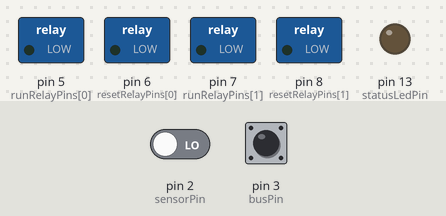
A sketch run on a simulated Arduino Uno, built with avr-gcc and run on an emulated ATmega328P. On the bench: switched loads named in the sketch (green lamp = pin HIGH), output pins drawn as LEDs (lit = HIGH). The inputs (shaded band) are chosen by the test bench; at power-on: pin 3 (busPin) HIGH, pin 2 (sensorPin) LOW. Random numbers use the default seed unless the sketch sets one; what the sketch prints to the serial monitor is not drawn.

Above: at 1.2 s.
1.3 s: pin 3 (busPin) pulled LOW for 0.15 s
At 1.4 s:
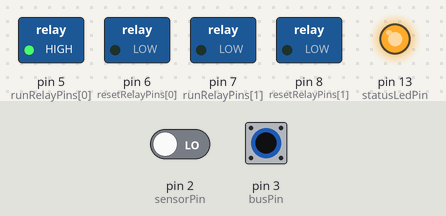
2.9 s: pin 3 (busPin) pulled LOW for 1 s
At 3.6 s:
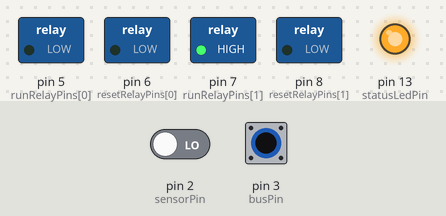
5.4 s: pin 3 (busPin) pulled LOW for 3.2 s
At 10.0 s:
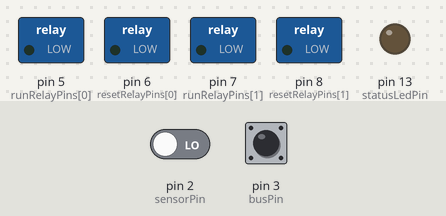
Timing chart, 0 to 11.5 s (numbered marks = the images above; inputs shaded):
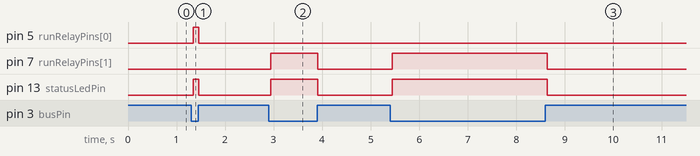

The sketch:

presence_group_controller_2devices_sr602.ino
```cpp
/*
  Becoming Ripples - Presence Group Controller - SR602
  Board / 开发板: Arduino Nano R3 / Uno compatible / 兼容

  ENGLISH
  One controller serves one row of two 190cmBar devices. It reads one
  SR602 PIR OUT pin, shares its local RUN request through an active-low D3 bus,
  and drives RUN and RESET relay contacts for the two local devices. Each RUN
  cycle starts one randomly selected device first, then the other 10s later.

  Bus: LOW means at least one controller requests RUN. HIGH means neither
  controller requests RUN. D3 is never driven HIGH; it is INPUT_PULLUP or
  OUTPUT LOW only.

  Reset is NOT triggered merely because no target is detected. Each device
  must first accumulate runTimeBeforeResetMs of RUN time after its own last
  RESET. When both controllers are idle, this controller waits the row-specific
  resetIdleDelayMs, then sends a reset pulse. The next local device waits
  resetBetweenDevicesMs before its reset pulse.

  If presence returns during a reset pulse, that active pulse finishes first,
  then RUN resumes. Devices left in the queue are reset later, while idle.

  中文
  每块控制器负责一列中的两台 190cmBar 装置。它读取一个 SR602 PIR 的 OUT
  引脚，通过低电平有效的 D3 总线与另一列联动，并用继电器触点控制本列两台
  装置的 RUN 与 RESET。每轮 RUN 会随机选择一台先启动，另一台延迟 10 秒启动。

  总线：D3 为低电平表示至少有一块控制器请求 RUN；高电平表示两边都没有
  请求 RUN。程序绝不会主动把 D3 输出为高电平，只会设为 INPUT_PULLUP 或
  OUTPUT LOW。

  RESET 并不是“检测不到人一段时间后就一定发生”。每台设备都必须先在自己
  上次 RESET 后累计运行到 runTimeBeforeResetMs；两台控制器都进入空闲后，
  本控制器再等待本列的 resetIdleDelayMs，才开始发送 RESET 脉冲。下一台
  本列设备会再等待 resetBetweenDevicesMs 后复位。

  若 RESET 脉冲期间重新检测到目标，当前这一次 RESET 会先完成，随后恢复
  RUN；尚未复位的设备会保留在队列中，等再次空闲时继续。
*/

const int sensorPin = 2;
const int busPin = 3;
const int deviceCount = 2;
const int runRelayPins[deviceCount] = {5, 7};   // EN: Device A/B RUN. 中文：设备 A/B 的 RUN 继电器。
const int resetRelayPins[deviceCount] = {6, 8}; // EN: Device A/B RESET. 中文：设备 A/B 的 RESET 继电器。
const int statusLedPin = 13;                    // EN: ON while RUN is active. 中文：RUN 时亮起。

const char ROW_ID = 'A'; // EN: Set A or B for this controller. 中文：本控制器所在列，填 A 或 B。

const bool SENSOR_ACTIVE_HIGH = true; // EN: SR602 OUT is HIGH on motion. 中文：SR602 检测到人体移动时 OUT 为高。
const bool RELAY_ACTIVE_LOW = false;  // EN: HIGH turns relay on. 中文：高电平吸合继电器。

// Timing values are milliseconds. / 以下时间单位均为毫秒。
const unsigned long sensorWarmupMs = 4000UL;             // EN: Ignore local PIR for 4s after boot. 中文：开机后忽略本机 PIR 输出 4 秒。
const unsigned long presenceDebounceMs = 6500UL;         // EN: PIR must stay HIGH for 6.5s. 中文：PIR 必须连续保持高电平 6.5 秒。
const unsigned long holdTimeMs = 90000UL;                // EN: Local RUN stays on 90s after last target. 中文：最后一次检测后本机 RUN 保持 90 秒。
const unsigned long secondDeviceRunDelayMs = 10000UL;    // EN: Start the second device 10s later. 中文：第二台装置延迟 10 秒启动。
const unsigned long runTimeBeforeResetMs = 1800000UL;    // EN: Each device resets after 30 min accumulated RUN. 中文：每台设备累计 RUN 30 分钟后才进入复位队列。
const unsigned long rowAResetIdleDelayMs = 300000UL;     // EN: Row A waits 5 min after both sides are idle. 中文：两边都空闲后，A 列等待 5 分钟。
const unsigned long rowBResetIdleDelayMs = 600000UL;     // EN: Row B waits 10 min after both sides are idle. 中文：两边都空闲后，B 列等待 10 分钟。
const unsigned long resetPulseMs = 2000UL;               // EN: RESET contact closes for 2s. 中文：RESET 继电器吸合 2 秒。
const unsigned long resetBetweenDevicesMs = 600000UL;    // EN: Wait 10 min between local devices. 中文：本列两台设备的 RESET 相隔 10 分钟。
const unsigned long loopDelayMs = 20UL;                  // EN: Main loop interval. 中文：主循环间隔。


// EN: Uses A or B delay above. 中文：根据 ROW_ID 自动采用 A 或 B 列的空闲等待时间。
const unsigned long resetIdleDelayMs = ROW_ID == 'B' ? rowBResetIdleDelayMs : rowAResetIdleDelayMs;

unsigned long lastLocalPresenceTime = 0;
unsigned long localPresenceStartedTime = 0;
unsigned long lastDeviceRunAccountingTime[deviceCount] = {0, 0};
unsigned long runTimeSinceDeviceReset[deviceCount] = {0, 0};

bool roomRunActive = false;
bool deviceRunActive[deviceCount] = {false, false};
bool previousDeviceRunActive[deviceCount] = {false, false};
bool runSequenceActive = false;
unsigned long runSequenceStartedTime = 0;
int firstRunDeviceIndex = -1;
int secondRunDeviceIndex = -1;
bool hasSeenLocalPresence = false;
bool rawLocalPresenceWasActive = false;
bool sensorWarmupComplete = false;
bool printedPresenceState = false;
bool previousPrintedPresenceState = false;
bool localSensorStateInitialized = false;
bool previousLocalSensorPresence = false;

bool idleResetTimerStarted = false;
unsigned long nextResetAllowedTime = 0;
unsigned long resetPulseStartedTime = 0;
int activeResetDeviceIndex = -1;

bool currentResetDue[deviceCount] = {false, false};
bool nextResetDue[deviceCount] = {false, false};

void printDeviceName(int deviceIndex) {
  Serial.print(F("设备"));
  Serial.print((char)('A' + deviceIndex));
}

void printDueList(const bool dueList[]) {
  bool printedOne = false;

  for (int i = 0; i < deviceCount; i++) {
    if (!dueList[i]) {
      continue;
    }

    if (printedOne) {
      Serial.print(F("、"));
    }
    printDeviceName(i);
    printedOne = true;
  }

  if (!printedOne) {
    Serial.print(F("无"));
  }
}

int updateLocalSensorState(bool sensorReady, bool localPresence) {
  if (!sensorReady) {
    return 0;
  }

  if (!localSensorStateInitialized) {
    previousLocalSensorPresence = localPresence;
    localSensorStateInitialized = true;
    return 0;
  }

  if (localPresence == previousLocalSensorPresence) {
    return 0;
  }

  previousLocalSensorPresence = localPresence;
  return localPresence ? 1 : -1;
}

void printPresenceState(unsigned long now, bool sensorReady,
                        bool presenceActive, bool localRunRequest,
                        bool remoteRunRequest,
                        bool remoteRunRequestWasRead,
                        int localSensorTransition,
                        int runSequenceEvent) {
  if (!sensorReady && !presenceActive) {
    return;
  }

  bool roomStateChanged = !printedPresenceState ||
                          presenceActive != previousPrintedPresenceState;
  if (localSensorTransition == 0 && runSequenceEvent == 0 &&
      !roomStateChanged) {
    return;
  }

  Serial.println();
  Serial.println(F("================================"));
  if (localSensorTransition > 0) {
    Serial.println(F(">>> 本机传感器：检测到人体移动 <<<"));
  } else if (localSensorTransition < 0) {
    Serial.println(F(">>> 本机传感器输出变为 LOW（本次运动脉冲结束） <<<"));
  } else if (runSequenceEvent == 2) {
    Serial.println(F(">>> 第二台装置等待结束，RUN 已启动 <<<"));
  } else if (presenceActive) {
    Serial.println(F(">>> 检测到有人，RUN 已开启 <<<"));
  } else if (printedPresenceState) {
    Serial.println(F(">>> 连续 90 秒没有有效移动：确认无人，RUN 已关闭 <<<"));
  } else {
    Serial.println(F(">>> 初始化完成：当前没有有效移动，RUN 已关闭 <<<"));
  }
  Serial.println(F("================================"));

  if (localSensorTransition > 0) {
    Serial.print(F("RUN 保持计时已开始或重新计时："));
    Serial.print(holdTimeMs / 1000UL);
    Serial.println(F(" 秒"));
  } else if (localSensorTransition < 0) {
    Serial.print(F("本次 D2 HIGH 实际持续："));
    Serial.print(now - localPresenceStartedTime);
    Serial.println(F(" 毫秒"));
    Serial.print(F("RUN 保持中；若无新的有效移动，将在 "));
    Serial.print(holdTimeMs / 1000UL);
    Serial.println(F(" 秒后关闭"));
  }

  if (runSequenceEvent == 1) {
    Serial.print(F("随机启动顺序："));
    printDeviceName(firstRunDeviceIndex);
    Serial.print(F(" 先启动；"));
    printDeviceName(secondRunDeviceIndex);
    Serial.print(F(" 将在 "));
    Serial.print(secondDeviceRunDelayMs / 1000UL);
    Serial.println(F(" 秒后启动"));
  } else if (runSequenceEvent == 2) {
    printDeviceName(secondRunDeviceIndex);
    Serial.println(F(" 的 RUN 继电器现已开启"));
  }

  Serial.print(F("系统时间："));
  Serial.print(now / 1000UL);
  Serial.println(F(" 秒"));

  Serial.print(F("本机 RUN 请求："));
  Serial.println(localRunRequest ? F("开启") : F("关闭"));

  Serial.print(F("另一组 RUN 请求："));
  if (remoteRunRequestWasRead) {
    Serial.println(remoteRunRequest ? F("开启") : F("关闭"));
  } else {
    Serial.println(F("未读取（本机已经请求 RUN）"));
  }

  Serial.print(F("RUN 继电器："));
  for (int i = 0; i < deviceCount; i++) {
    if (i > 0) {
      Serial.print(F("；"));
    }
    printDeviceName(i);
    Serial.print(deviceRunActive[i] ? F(" 开启") : F(" 关闭"));
  }
  Serial.println();

  Serial.print(F("当前 RESET："));
  if (activeResetDeviceIndex >= 0) {
    printDeviceName(activeResetDeviceIndex);
    Serial.println(F(" 正在复位"));
  } else {
    Serial.println(F("无"));
  }

  Serial.print(F("设备累计运行："));
  for (int i = 0; i < deviceCount; i++) {
    if (i > 0) {
      Serial.print(F("；"));
    }
    printDeviceName(i);
    Serial.print(F(" "));
    Serial.print(runTimeSinceDeviceReset[i] / 1000UL);
    Serial.print(F(" 秒"));
  }
  Serial.println();

  Serial.print(F("本轮待复位："));
  printDueList(currentResetDue);
  Serial.println();

  Serial.print(F("下一轮待复位："));
  printDueList(nextResetDue);
  Serial.println();
  Serial.println(F("================================"));

  previousPrintedPresenceState = presenceActive;
  printedPresenceState = true;
}
bool readLocalPresence() {
  int sensorValue = digitalRead(sensorPin);
  return SENSOR_ACTIVE_HIGH ? sensorValue == HIGH : sensorValue == LOW;
}

bool readDebouncedLocalPresence(unsigned long now) {
  bool rawLocalPresence = readLocalPresence();

  if (!rawLocalPresence) {
    rawLocalPresenceWasActive = false;
    return false;
  }

  if (!rawLocalPresenceWasActive) {
    rawLocalPresenceWasActive = true;
    localPresenceStartedTime = now;
  }

  return now - localPresenceStartedTime >= presenceDebounceMs;
}

void releasePresenceBus() {
  pinMode(busPin, INPUT_PULLUP);
}

void assertPresenceBus() {
  digitalWrite(busPin, LOW);
  pinMode(busPin, OUTPUT);
}

bool readRemotePresence() {
  releasePresenceBus();
  delayMicroseconds(50);
  return digitalRead(busPin) == LOW;
}

void setRelay(int pin, bool on) {
  if (RELAY_ACTIVE_LOW) {
    digitalWrite(pin, on ? LOW : HIGH);
  } else {
    digitalWrite(pin, on ? HIGH : LOW);
  }
}

bool timeReached(unsigned long now, unsigned long targetTime) {
  return (long)(now - targetTime) >= 0;
}

bool anyRunRelayActive() {
  for (int i = 0; i < deviceCount; i++) {
    if (deviceRunActive[i]) {
      return true;
    }
  }
  return false;
}

void stopRunSequence() {
  for (int i = 0; i < deviceCount; i++) {
    deviceRunActive[i] = false;
  }
  runSequenceActive = false;
  firstRunDeviceIndex = -1;
  secondRunDeviceIndex = -1;
}

int updateRunSequence(bool allowRun, unsigned long now) {
  if (!allowRun) {
    stopRunSequence();
    return 0;
  }

  if (!runSequenceActive) {
    firstRunDeviceIndex = (int)random(deviceCount);
    secondRunDeviceIndex = (firstRunDeviceIndex + 1) % deviceCount;
    runSequenceStartedTime = now;
    runSequenceActive = true;

    for (int i = 0; i < deviceCount; i++) {
      deviceRunActive[i] = false;
    }
    deviceRunActive[firstRunDeviceIndex] = true;
    return 1;
  }

  if (!deviceRunActive[secondRunDeviceIndex] &&
      now - runSequenceStartedTime >= secondDeviceRunDelayMs) {
    deviceRunActive[secondRunDeviceIndex] = true;
    return 2;
  }

  return 0;
}

void applyRunRelays() {
  for (int i = 0; i < deviceCount; i++) {
    setRelay(runRelayPins[i], deviceRunActive[i]);
  }
}

void setResetRelay(int deviceIndex, bool on) {
  setRelay(resetRelayPins[deviceIndex], on);
}

void setResetRelays(bool on) {
  for (int i = 0; i < deviceCount; i++) {
    setResetRelay(i, on);
  }
}

bool anyDue(const bool dueList[]) {
  for (int i = 0; i < deviceCount; i++) {
    if (dueList[i]) {
      return true;
    }
  }
  return false;
}

bool resetCycleActive() {
  return activeResetDeviceIndex >= 0 || anyDue(currentResetDue);
}

int nextDueDeviceIndex() {
  for (int i = 0; i < deviceCount; i++) {
    if (currentResetDue[i]) {
      return i;
    }
  }
  return -1;
}

void promoteNextDueToCurrent() {
  for (int i = 0; i < deviceCount; i++) {
    currentResetDue[i] = nextResetDue[i];
    nextResetDue[i] = false;
  }
}

void queueDueDevices() {
  bool queueForNextPass = resetCycleActive();

  for (int i = 0; i < deviceCount; i++) {
    if (runTimeSinceDeviceReset[i] < runTimeBeforeResetMs) {
      continue;
    }

    if (currentResetDue[i] || nextResetDue[i]) {
      continue;
    }

    if (queueForNextPass) {
      nextResetDue[i] = true;
    } else {
      currentResetDue[i] = true;
    }
  }
}

void pauseResetScheduler() {
  setResetRelays(false);
  idleResetTimerStarted = false;
}

void startResetPulse(int deviceIndex, unsigned long now) {
  activeResetDeviceIndex = deviceIndex;
  resetPulseStartedTime = now;
  setResetRelay(activeResetDeviceIndex, true);
}

void finishResetPulse(unsigned long now) {
  setResetRelay(activeResetDeviceIndex, false);
  runTimeSinceDeviceReset[activeResetDeviceIndex] = 0;
  currentResetDue[activeResetDeviceIndex] = false;
  activeResetDeviceIndex = -1;

  if (anyDue(currentResetDue)) {
    nextResetAllowedTime = now + resetBetweenDevicesMs;
    idleResetTimerStarted = true;
    return;
  }

  if (anyDue(nextResetDue)) {
    promoteNextDueToCurrent();
    nextResetAllowedTime = now + resetBetweenDevicesMs;
    idleResetTimerStarted = true;
    return;
  }

  idleResetTimerStarted = false;
}

void accountRunTime(unsigned long now) {
  bool accumulatedRunTime = false;

  for (int i = 0; i < deviceCount; i++) {
    if (previousDeviceRunActive[i]) {
      runTimeSinceDeviceReset[i] +=
          now - lastDeviceRunAccountingTime[i];
      accumulatedRunTime = true;
    }

    if (deviceRunActive[i]) {
      lastDeviceRunAccountingTime[i] = now;
    }
    previousDeviceRunActive[i] = deviceRunActive[i];
  }

  if (accumulatedRunTime) {
    queueDueDevices();
  }
}

void updateResetScheduler(bool runActive, unsigned long now) {
  if (activeResetDeviceIndex >= 0) {
    if (now - resetPulseStartedTime >= resetPulseMs) {
      finishResetPulse(now);
    }
    return;
  }

  if (runActive) {
    pauseResetScheduler();
    return;
  }

  if (!anyDue(currentResetDue)) {
    if (anyDue(nextResetDue)) {
      promoteNextDueToCurrent();
    } else {
      return;
    }
  }

  if (!idleResetTimerStarted) {
    idleResetTimerStarted = true;
    nextResetAllowedTime = now + resetIdleDelayMs;
  }

  if (timeReached(now, nextResetAllowedTime)) {
    int deviceIndex = nextDueDeviceIndex();
    if (deviceIndex >= 0) {
      startResetPulse(deviceIndex, now);
    }
  }
}

void setup() {
  Serial.begin(115200);

  pinMode(sensorPin, INPUT);
  releasePresenceBus();
  randomSeed(((unsigned long)analogRead(A0) << 16) ^ micros());

  for (int i = 0; i < deviceCount; i++) {
    pinMode(runRelayPins[i], OUTPUT);
    pinMode(resetRelayPins[i], OUTPUT);
    setRelay(runRelayPins[i], false);
    setRelay(resetRelayPins[i], false);
  }

  pinMode(statusLedPin, OUTPUT);
  digitalWrite(statusLedPin, LOW);
}

void loop() {
  unsigned long now = millis();

  if (!sensorWarmupComplete && now >= sensorWarmupMs) {
    sensorWarmupComplete = true;
  }

  bool localPresence = false;
  if (sensorWarmupComplete) {
    localPresence = readDebouncedLocalPresence(now);
  } else {
    rawLocalPresenceWasActive = false;
  }

  if (localPresence) {
    hasSeenLocalPresence = true;
    lastLocalPresenceTime = now;
  }

  bool localRunRequest = hasSeenLocalPresence && now - lastLocalPresenceTime < holdTimeMs;
  bool remoteRunRequest = false;

  if (localRunRequest) {
    assertPresenceBus();
  } else {
    remoteRunRequest = readRemotePresence();
  }

  bool requestedRunActive = localRunRequest || remoteRunRequest;
  bool finishResetBeforeRun = activeResetDeviceIndex >= 0;
  int runSequenceEvent =
      updateRunSequence(requestedRunActive && !finishResetBeforeRun, now);
  roomRunActive = anyRunRelayActive();

  int localSensorTransition = updateLocalSensorState(sensorWarmupComplete,
                                                     localPresence);
  printPresenceState(now, sensorWarmupComplete, requestedRunActive,
                     localRunRequest, remoteRunRequest, !localRunRequest,
                     localSensorTransition, runSequenceEvent);

  accountRunTime(now);
  applyRunRelays();
  updateResetScheduler(roomRunActive, now);
  digitalWrite(statusLedPin, roomRunActive ? HIGH : LOW);

  delay(loopDelayMs);
}
```

Measured:
- after the input at 1.3 s, pin 5 (runRelayPins[0]), pin 13 (statusLedPin): LOW → HIGH at once, → LOW 0.12 s later
- after the input at 2.9 s, pin 7 (runRelayPins[1]), pin 13 (statusLedPin): LOW → HIGH after 0.05 s, → LOW 0.97 s later
- after the input at 5.4 s, pin 7 (runRelayPins[1]), pin 13 (statusLedPin): LOW → HIGH after 0.05 s, → LOW 3.2 s later
